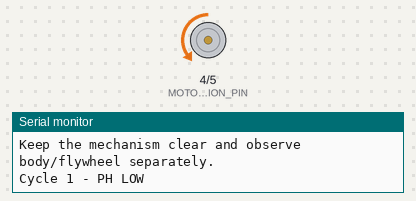
The sketch below on a simulated Arduino Nano, built with avr-gcc and run on an emulated ATmega328P. Parts: direction and speed pins drawn as motors (green arrow = direction pin HIGH = forward, orange = LOW = backward, longer = more drive), the last lines printed to the serial monitor. At 33.1 s the program stops and its outputs stay as they are.

Above: at 3.7 s.
At 6.7 s:
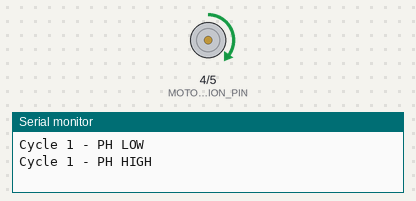
At 8.2 s:
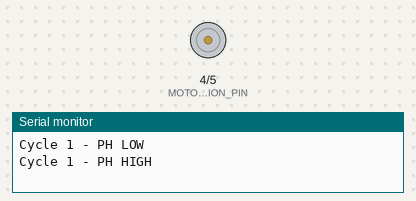
Timing chart, 0 to 10.8 s (numbered marks = the images above):
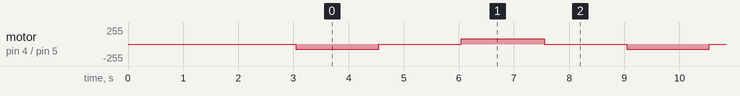

Measured:
- by itself, motor on pin 4 (MOTOR_DIRECTION_PIN) / pin 5 (MOTOR_SPEED_PIN): repeats every 6.0 s: stopped 1.5 s, forward 80/255 1.5 s, stopped 1.5 s, backward 80/255 1.5 s

The sketch:

02_motor_direction_check.ino
```cpp
#include <Arduino.h>

// Assumed wiring: D5 -> DRV8874 EN/IN1, D4 -> PH/IN2.
const int MOTOR_SPEED_PIN = 5;
const int MOTOR_DIRECTION_PIN = 4;
const int MOTOR_PWM = 80;                 // 0 to 255; raise only if needed
const unsigned long RUN_MS = 1500;
const unsigned long STOP_MS = 1500;
const int CYCLES = 5;

void stopMotor() {
  analogWrite(MOTOR_SPEED_PIN, 0);
}

void runDirection(int directionLevel) {
  digitalWrite(MOTOR_DIRECTION_PIN, directionLevel);
  analogWrite(MOTOR_SPEED_PIN, MOTOR_PWM);
}

void setup() {
  Serial.begin(9600);
  pinMode(MOTOR_SPEED_PIN, OUTPUT);
  pinMode(MOTOR_DIRECTION_PIN, OUTPUT);
  stopMotor();
  Serial.println("Motor direction check begins in 3 seconds.");
  Serial.println("Keep the mechanism clear and observe body/flywheel separately.");
  delay(3000);
}

void loop() {
  static int cycle = 0;
  if (cycle >= CYCLES) {
    stopMotor();
    Serial.println("Done. Reset Nano to repeat.");
    while (true) { }
  }

  cycle++;
  Serial.print("Cycle "); Serial.print(cycle); Serial.println(" - PH LOW");
  runDirection(LOW);
  delay(RUN_MS);
  stopMotor();
  delay(STOP_MS);

  Serial.print("Cycle "); Serial.print(cycle); Serial.println(" - PH HIGH");
  runDirection(HIGH);
  delay(RUN_MS);
  stopMotor();
  delay(STOP_MS);
}
```
